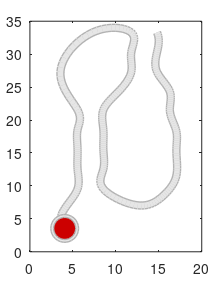

Recreate this plot in MATLAB. (Note: this script raises an error after producing the figure.)
load 1l2x_coords.mat % coords variable
clf
set(figure(2),'position',[   184   649   223   283 ]);
set(gcf, 'PaperPositionMode','auto','color','white');

N = size( coords, 1 );
t = [1:0.1:N];
interp_method = 'spline';
x = interp1( 1:N, coords(:,1), t, interp_method );
y = interp1( 1:N, coords(:,2), t, interp_method );
plot( x, y, '-','linew',6,'color',[1,1,1]*0.7);
hold on
plot( x, y, '-','linew',4,'color',[1,1,1]*0.9);
sequence = 'ggcgcggcaccguccgcggaacaaacgg';
for i = 1:N
    switch upper(sequence(i))
        case 'A'
            fill_color = [0.9 0.8 0];
        case 'C'
            fill_color = [0 0.5 0];
        case 'G'
            fill_color = [0.8 0 0];
        case 'U'
            fill_color = hex2rgb('#3193D1');
    end
    plot( coords(i,1), coords(i,2),'o','color',[0.7 0.7 0.7],'linew',1,'markerfacecolor',[0.9 0.9 0.9],'markersize',20)
    plot( coords(i,1), coords(i,2),'o','color',[0.7 0.7 0.7],'linew',1,'markerfacecolor',fill_color,'markersize',16)
    text(  coords(i,1), coords(i,2), upper(sequence(i)),'horizontalalign','center','verticalalign','middle','fontweight','bold','fontsize',15);
end

axis image
axis off
set(gca,'ydir','reverse')
set(gcf,'color',[16,33,59]/255 );

% print out an array that I can use for typescript. 
% Make this a ribodraw function.
% Later should also permit JSON output.
fprintf( '\nlet force_layout : Array<[number,number]> = [' );
spacing = 3; % later pull this from plot_settings.spacing !
for i = 1:N
    fprintf( '[%f,%f]', coords(i,1)/spacing, coords(i,2)/spacing );
    if ( i < N ) fprintf( ', '); end;
end
fprintf( '];\n' );



